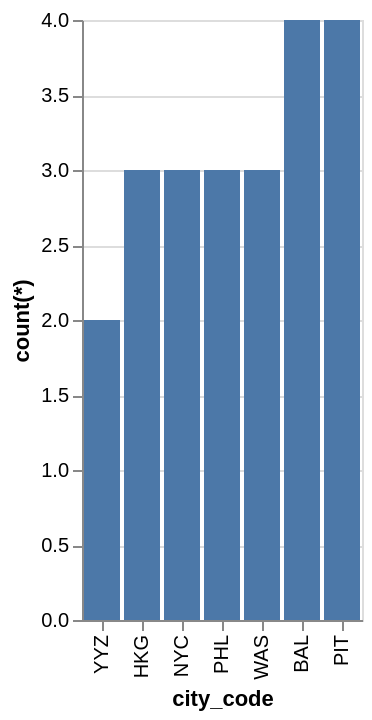

Write a Vega-Lite specification for this figure.
### Vega-Lite specification from a JSON file in a GitHub repository (floating-point values rounded to 4 significant figures)
{"data": {"values": [{"x_data": "BAL", "y_data": 4}, {"x_data": "HKG", "y_data": 3}, {"x_data": "NYC", "y_data": 3}, {"x_data": "PHL", "y_data": 3}, {"x_data": "PIT", "y_data": 4}, {"x_data": "WAS", "y_data": 3}, {"x_data": "YYZ", "y_data": 2}]}, "mark": "bar", "encoding": {"x": {"field": "x_data", "type": "nominal", "title": "city_code", "sort": {"op": "sum", "field": "y_data", "order": "ascending"}}, "y": {"field": "y_data", "type": "quantitative", "title": "count(*)"}}}
